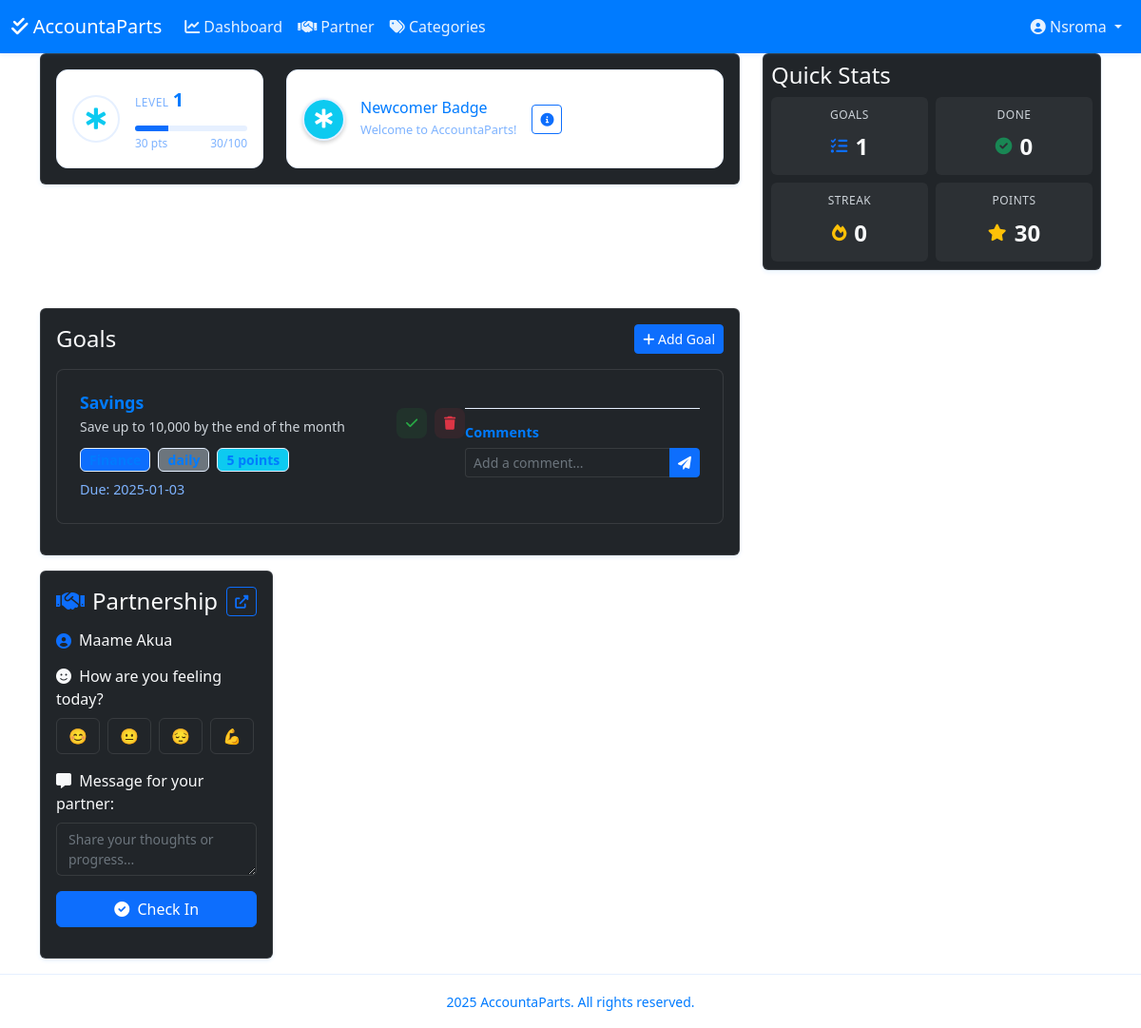
Before: /dashboard (signed in) with the older database file.
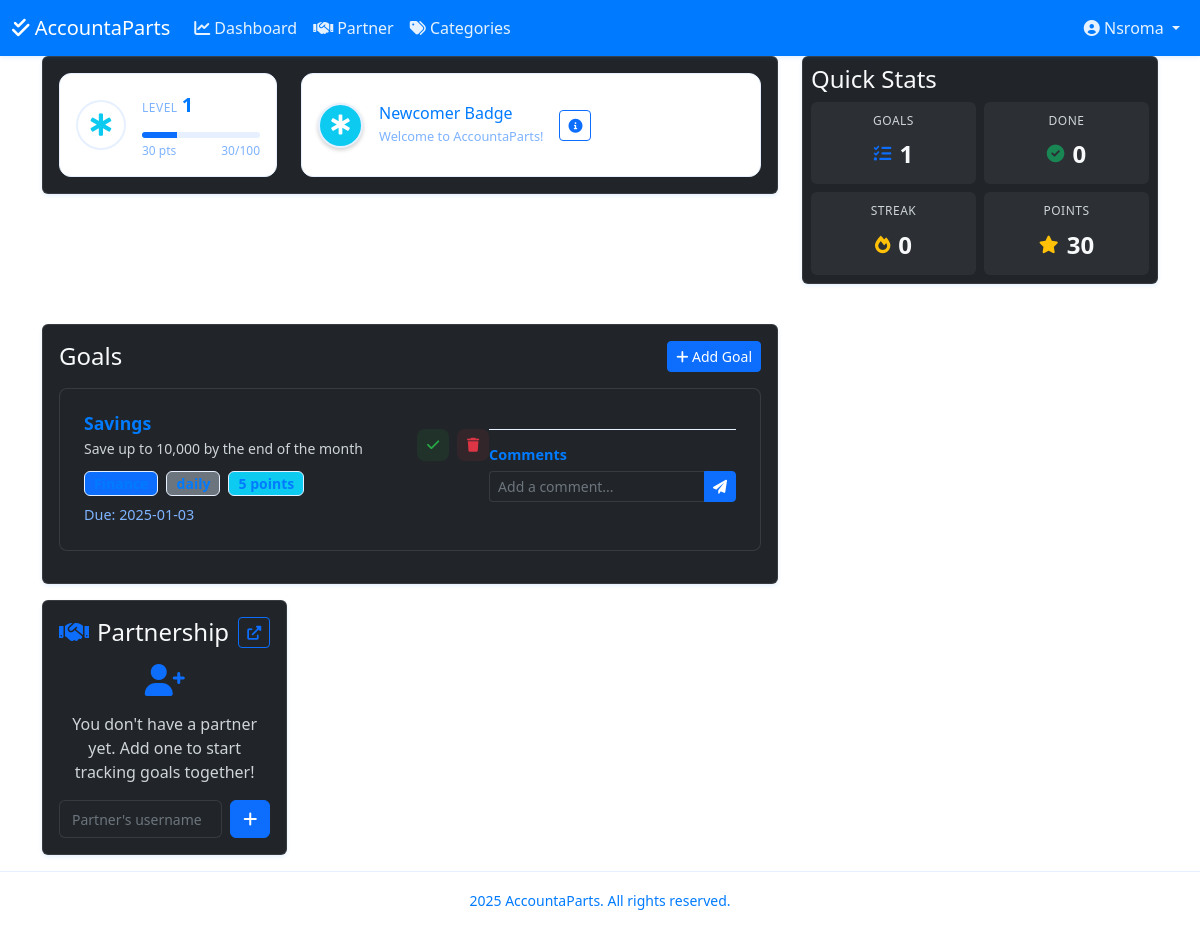
After: the same page with the newer database file.
### app.py (models this page shows, shortened)
class User(UserMixin, db.Model):
    id = db.Column(db.Integer, primary_key=True)
    username = db.Column(db.String(80), unique=True, nullable=False)
    email = db.Column(db.String(120), unique=True, nullable=False)
    password_hash = db.Column(db.String(128))
    points = db.Column(db.Integer, default=0)
    level = db.Column(db.Integer, default=1)
    badges = db.relationship('UserBadge', backref='user', lazy=True)
    partner_id = db.Column(db.Integer, db.ForeignKey('user.id'), unique=True, nullable=True)
    goals = db.relationship('Goal', backref='user', lazy=True)
    check_ins = db.relationship('CheckIn', backref='user', lazy=True)
    comments = db.relationship('Comment', backref='author', lazy=True)
    def get_partner(self):
        if self.partner_id:
            return db.session.get(User, self.partner_id)
        return None

class Partnership(db.Model):
    id = db.Column(db.Integer, primary_key=True)
    user_id = db.Column(db.Integer, db.ForeignKey('user.id'), nullable=False)
    partner_id = db.Column(db.Integer, db.ForeignKey('user.id'), nullable=False)
    status = db.Column(db.String(20), default='pending')  # pending, accepted, rejected
    created_at = db.Column(db.DateTime, default=datetime.now(timezone.utc))
    check_in_streak = db.Column(db.Integer, default=0, nullable=False)  # Set default=0 and not nullable
    last_check_in = db.Column(db.DateTime)

### app.py (the view)
@app.route('/dashboard')
@login_required
def dashboard():
    categories = Category.query.all()
    goals = Goal.query.filter_by(user_id=current_user.id).order_by(Goal.created_at.desc()).all()
    partner = current_user.get_partner()
    return render_template('dashboard.html',
                         categories=categories,
                         goals=goals,
                         partner=partner)

### app.py (called while the page is built)
def get_partnership_streak(user):
    partnership = Partnership.query.filter(
        ((Partnership.user_id == user.id) & Partnership.partner_id.isnot(None)) |
        ((Partnership.partner_id == user.id) & Partnership.user_id.isnot(None))
    ).first()
    return partnership.check_in_streak if partnership else 0

@app.context_processor
def utility_processor():
    def get_my_latest_checkin():
        return get_latest_checkin(current_user.id)
    def get_partner_latest_checkin():
        partner = current_user.get_partner()
        if partner:
            return get_latest_checkin(partner.id)
        return None
    def get_my_streak():
        return get_partnership_streak(current_user)
    return dict(
        get_my_latest_checkin=get_my_latest_checkin,
        get_partner_latest_checkin=get_partner_latest_checkin,
        get_my_streak=get_my_streak
    )

@login_manager.user_loader
def load_user(user_id):
    return db.session.get(User, int(user_id))

### templates/dashboard.html (shortened to what the changed rows need)
{% extends "base.html" %}
{% block content %}
<div class="container">
    <div class="row mb-4">
                                        {% set current_badge = level_badge.get(current_user.level, "fa-award text-primary") %}
                                                {% set progress = (current_user.points % 100) %}
                                {% set current_badge = badges.get(current_user.level, badges[1]) %}
        <div class="col-md-4">
            <div class="card">
                <div class="card-body p-2">
                    <div class="row g-2">
                        <div class="col-3 col-md-6">
                            <div class="stats-card">
                                <div class="stats-display">
                                    <i class="fas fa-fire text-warning"></i>
                                    <span class="stats-count">{{ get_my_streak() }}</span>
                                </div>
                            </div>
                        </div>
                    </div>
                </div>
            </div>
        </div>
    </div>
    <div class="row">
        <div class="col-md-8">
        <div class="col-md-4">
            <div class="card">
                <div class="card-body">
                    {% if current_user.partner_id %}
                        <div class="partner-info">
                            {% set partner = current_user.get_partner() %}
                            <div class="d-flex align-items-center mb-3">
                                <i class="fas fa-user-circle text-primary me-2"></i>
                                <h6 class="mb-0">{{ partner.username }}</h6>
                            </div>
                            <form action="{{ url_for('check_in') }}" method="post" class="mb-3">
                                <div class="form-group mb-3">
                                    <label class="form-label">
                                        <i class="fas fa-smile me-1"></i>
                                        How are you feeling today?
                                    </label>
                                    <div class="mood-btn-group">
                                        <button type="button" class="btn mood-btn" data-mood="😊">😊</button>
                                        <button type="button" class="btn mood-btn" data-mood="😐">😐</button>
                                        <button type="button" class="btn mood-btn" data-mood="😔">😔</button>
                                        <button type="button" class="btn mood-btn" data-mood="💪">💪</button>
                                    </div>
                                </div>
                                <div class="form-group mb-3">
                                    <label class="form-label">
                                        <i class="fas fa-comment-alt me-1"></i>
                                        Message for your partner:
                                    </label>
                                    <textarea class="form-control" name="message" rows="2" placeholder="Share your thoughts or progress..."></textarea>
                                </div>
                                <button type="submit" class="btn btn-primary w-100">
                                    <i class="fas fa-check-circle me-1"></i> Check In
                                </button>
                            </form>
                        </div>
                    {% else %}
                        <div class="partner-info text-center">
                            <i class="fas fa-user-plus text-primary mb-3" style="font-size: 2rem;"></i>
                            <p class="text-muted mb-3">You don't have a partner yet. Add one to start tracking goals together!</p>
                            <form action="{{ url_for('add_partner') }}" method="post" class="d-flex gap-2">
                                <input type="text" name="partner_username" class="form-control" placeholder="Partner's username" required>
                                <button type="submit" class="btn btn-primary">
                                    <i class="fas fa-plus"></i>
                                </button>
                            </form>
                        </div>
                    {% endif %}
                </div>
            </div>
        </div>
    </div>
</div>
{% endblock %}

Changed rows visible on the page:
no longer on this page (row edited): User: username "Maame Akua"
changed User "Nsroma": partner_id 4 → empty (drawn)
added Partnership: check_in_streak "0"
Other visible differences:
{{ get_my_streak() }}: "0" → (not shown)
text no longer shown: "How are you feeling today? 😊 😐 😔 💪 Message for your partner: Check In"
text now shown: "You don't have a partner yet. Add one to start tracking goals together!"
